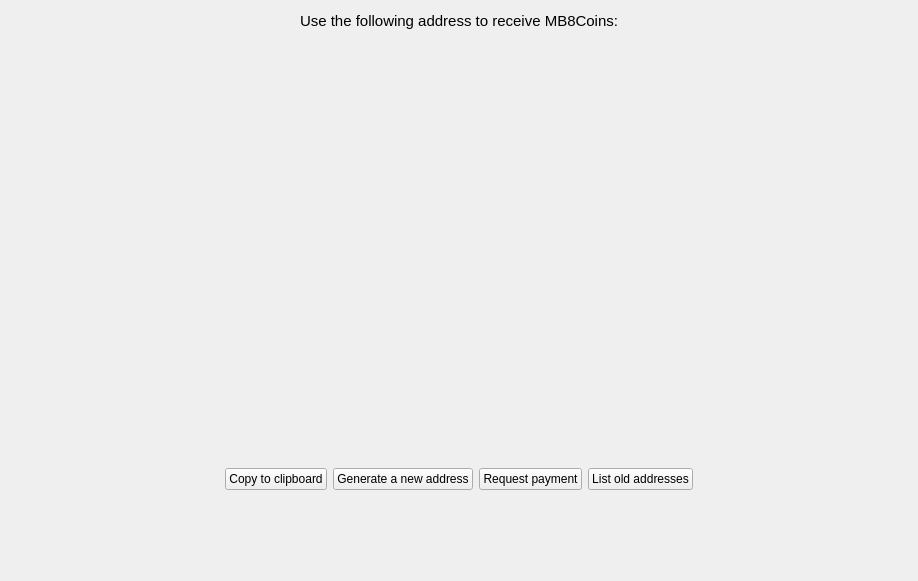
<?xml version="1.0" encoding="UTF-8"?>
<ui version="4.0">
 <class>getAddressToReceive</class>
 <widget class="QWidget" name="getAddressToReceive">
  <property name="windowModality">
   <enum>Qt::NonModal</enum>
  </property>
  <property name="geometry">
   <rect>
    <x>0</x>
    <y>0</y>
    <width>918</width>
    <height>581</height>
   </rect>
  </property>
  <property name="sizePolicy">
   <sizepolicy hsizetype="MinimumExpanding" vsizetype="MinimumExpanding">
    <horstretch>0</horstretch>
    <verstretch>0</verstretch>
   </sizepolicy>
  </property>
  <property name="windowTitle">
   <string>Form</string>
  </property>
  <layout class="QGridLayout" name="gridLayout">
   <item row="0" column="0">
    <layout class="QVBoxLayout" name="verticalLayout">
     <property name="sizeConstraint">
      <enum>QLayout::SetNoConstraint</enum>
     </property>
     <item>
      <layout class="QHBoxLayout" name="horizontalLayout">
       <item>
        <spacer name="horizontalSpacer">
         <property name="orientation">
          <enum>Qt::Horizontal</enum>
         </property>
         <property name="sizeHint" stdset="0">
          <size>
           <width>40</width>
           <height>20</height>
          </size>
         </property>
        </spacer>
       </item>
       <item>
        <widget class="QLabel" name="label">
         <property name="font">
          <font>
           <pointsize>11</pointsize>
          </font>
         </property>
         <property name="text">
          <string>Use the following address to receive MB8Coins:</string>
         </property>
        </widget>
       </item>
       <item>
        <spacer name="horizontalSpacer_2">
         <property name="orientation">
          <enum>Qt::Horizontal</enum>
         </property>
         <property name="sizeHint" stdset="0">
          <size>
           <width>40</width>
           <height>20</height>
          </size>
         </property>
        </spacer>
       </item>
      </layout>
     </item>
     <item>
      <spacer name="verticalSpacer">
       <property name="orientation">
        <enum>Qt::Vertical</enum>
       </property>
       <property name="sizeType">
        <enum>QSizePolicy::Maximum</enum>
       </property>
       <property name="sizeHint" stdset="0">
        <size>
         <width>20</width>
         <height>40</height>
        </size>
       </property>
      </spacer>
     </item>
     <item>
      <spacer name="verticalSpacer_2">
       <property name="orientation">
        <enum>Qt::Vertical</enum>
       </property>
       <property name="sizeHint" stdset="0">
        <size>
         <width>20</width>
         <height>40</height>
        </size>
       </property>
      </spacer>
     </item>
     <item>
      <layout class="QHBoxLayout" name="horizontalLayout_8">
       <item>
        <spacer name="horizontalSpacer_4">
         <property name="orientation">
          <enum>Qt::Horizontal</enum>
         </property>
         <property name="sizeHint" stdset="0">
          <size>
           <width>40</width>
           <height>20</height>
          </size>
         </property>
        </spacer>
       </item>
       <item>
        <layout class="QHBoxLayout" name="horizontalLayout_2">
         <item>
          <spacer name="horizontalSpacer_16">
           <property name="orientation">
            <enum>Qt::Horizontal</enum>
           </property>
           <property name="sizeHint" stdset="0">
            <size>
             <width>40</width>
             <height>20</height>
            </size>
           </property>
          </spacer>
         </item>
         <item>
          <layout class="QVBoxLayout" name="verticalLayout_3">
           <item>
            <widget class="QRImageWidget" name="lblQRCode">
             <property name="sizePolicy">
              <sizepolicy hsizetype="Expanding" vsizetype="Fixed">
               <horstretch>0</horstretch>
               <verstretch>0</verstretch>
              </sizepolicy>
             </property>
             <property name="minimumSize">
              <size>
               <width>300</width>
               <height>320</height>
              </size>
             </property>
             <property name="toolTip">
              <string>QR Code</string>
             </property>
             <property name="styleSheet">
              <string notr="true"/>
             </property>
             <property name="textFormat">
              <enum>Qt::PlainText</enum>
             </property>
             <property name="alignment">
              <set>Qt::AlignCenter</set>
             </property>
             <property name="wordWrap">
              <bool>true</bool>
             </property>
            </widget>
           </item>
          </layout>
         </item>
         <item>
          <spacer name="horizontalSpacer_15">
           <property name="orientation">
            <enum>Qt::Horizontal</enum>
           </property>
           <property name="sizeHint" stdset="0">
            <size>
             <width>40</width>
             <height>20</height>
            </size>
           </property>
          </spacer>
         </item>
        </layout>
       </item>
       <item>
        <spacer name="horizontalSpacer_3">
         <property name="orientation">
          <enum>Qt::Horizontal</enum>
         </property>
         <property name="sizeHint" stdset="0">
          <size>
           <width>40</width>
           <height>20</height>
          </size>
         </property>
        </spacer>
       </item>
      </layout>
     </item>
     <item>
      <spacer name="verticalSpacer_3">
       <property name="orientation">
        <enum>Qt::Vertical</enum>
       </property>
       <property name="sizeHint" stdset="0">
        <size>
         <width>20</width>
         <height>40</height>
        </size>
       </property>
      </spacer>
     </item>
     <item>
      <layout class="QHBoxLayout" name="horizontalLayout_7">
       <item>
        <spacer name="horizontalSpacer_13">
         <property name="orientation">
          <enum>Qt::Horizontal</enum>
         </property>
         <property name="sizeHint" stdset="0">
          <size>
           <width>40</width>
           <height>20</height>
          </size>
         </property>
        </spacer>
       </item>
       <item>
        <widget class="QPushButton" name="copyClipboardButton">
         <property name="text">
          <string>Copy to clipboard</string>
         </property>
        </widget>
       </item>
       <item>
        <widget class="QPushButton" name="newAddressButton">
         <property name="text">
          <string>Generate a new address</string>
         </property>
        </widget>
       </item>
       <item>
        <widget class="QPushButton" name="requestPaymentButton">
         <property name="text">
          <string>Request payment</string>
         </property>
        </widget>
       </item>
       <item>
        <widget class="QPushButton" name="requestNewAddressButton">
         <property name="text">
          <string>List old addresses</string>
         </property>
        </widget>
       </item>
       <item>
        <spacer name="horizontalSpacer_14">
         <property name="orientation">
          <enum>Qt::Horizontal</enum>
         </property>
         <property name="sizeHint" stdset="0">
          <size>
           <width>40</width>
           <height>20</height>
          </size>
         </property>
        </spacer>
       </item>
      </layout>
     </item>
     <item>
      <spacer name="verticalSpacer_4">
       <property name="orientation">
        <enum>Qt::Vertical</enum>
       </property>
       <property name="sizeType">
        <enum>QSizePolicy::MinimumExpanding</enum>
       </property>
       <property name="sizeHint" stdset="0">
        <size>
         <width>20</width>
         <height>80</height>
        </size>
       </property>
      </spacer>
     </item>
    </layout>
   </item>
  </layout>
 </widget>
 <customwidgets>
  <customwidget>
   <class>QRImageWidget</class>
   <extends>QLabel</extends>
   <header>receiverequestdialog.h</header>
  </customwidget>
 </customwidgets>
 <resources/>
 <connections/>
</ui>
